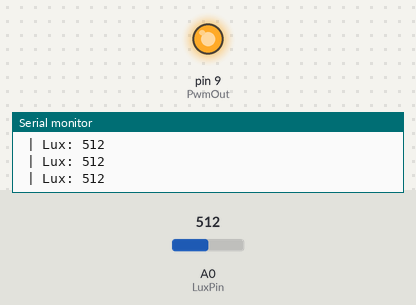
Recording of a sketch running on a simulated Arduino Uno, built with avr-gcc and run on an emulated ATmega328P. Parts: output pins drawn as LEDs (lit = HIGH), the last lines printed to the serial monitor. Inputs (shaded band) come from the test bench; at power-on: A0 (LuxPin) = 512.

Above: at 1.2 s.
1.3 s: A0 (LuxPin) set to 5
3.0 s: A0 (LuxPin) set to 2
At 4.3 s:
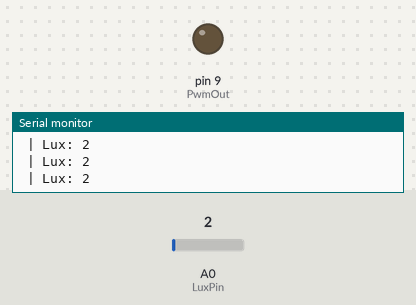
4.7 s: A0 (LuxPin) set to 122
At 5.6 s:
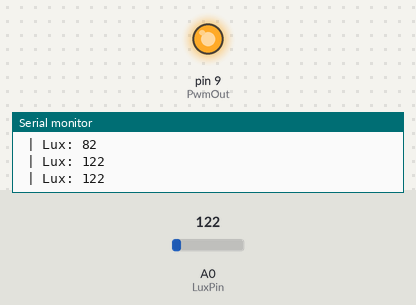
6.3 s: A0 (LuxPin) set to 0
At 7.3 s:
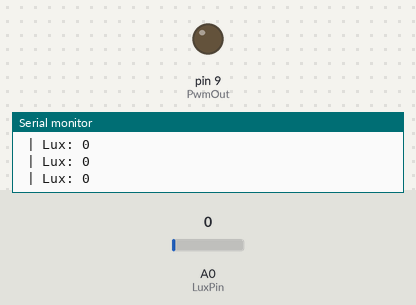
Timing chart, 0 to 9.3 s (numbered marks = the images above; inputs shaded):
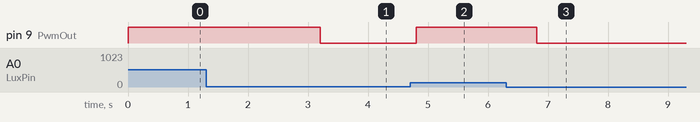

Measured:
- the behaviour switches between 4 and 3 on A0 (LuxPin) (found by bisection; images 0 and 1)
- after the input at 3.0 s, pin 9 (PwmOut): HIGH → LOW after 0.21 s
- after the input at 4.7 s, pin 9 (PwmOut): LOW → HIGH after 0.11 s
- after the input at 6.3 s, pin 9 (PwmOut): HIGH → LOW after 0.51 s

The sketch:

Kitchen_light_control_dimmer.ino
```cpp
#include <EEPROM.h>

// Max brightness at 255, minimum brightness at 0
int PwmOut = 9;          // Output pin to drive the mosfet, reduced to 2.5v max (1K from PWM to Gate, 10K between Gate & Src)
//int RemoteIn = 10;           // Remote control.
//int OverrideBtnSw = 12;  // use 10K resistor
//int LedPin = 13;         // operations status ping
int LuxPin = A0;         // Light sensor to determine if kitchen lights are on, or daylight
//int PotSense = A1;       // A1 to center pin, 5v and gnd to outside pins (0-1023)
//int memLoc = 0;          // EEPROM Memory location we are using to hold our default light level

/*
  PWM)----1K---*-----(Gate)
               |
              10K
               |
               *-----{Source)
*/

//int fadestep = 5;
//int brightness=255;
//int defaultBright = 255;
// long prevMillis = 0;
long interval = 200;
int LuxLevel =0;
//int OverrideBtn = 0;
//float LastPotValue = 0;
int lux = 0;
//int PotVal = 0;
int minLux = 4; //1.71v avg pwm (255 = 14.01v).  Switch off below "5" or 2% ~ 6v
//int lastBright = 0;
const int numReadings = 3;
int readings[numReadings];
int index = 0;
int total = 0;
int avg = 0;

boolean Debug = true;

void setup()
{
  Serial.begin(9600);
  Serial.println("Startup ...");
  pinMode(PwmOut,OUTPUT);
  //pinMode(RemoteIn, INPUT);
  // pinMode(OverrideBtnSw,INPUT_PULLUP);  // LOW = on, HIGH = off
  //pinMode(LedPin,OUTPUT);        // LOW = off, HIGH = on
  // defaultBright = EEPROM.read(memLoc);
  // brightness = defaultBright;

  for (int thisReading = 0; thisReading < numReadings; thisReading++)
     readings[thisReading] = 0;
}

void loop()
{
  //Check status without using delays.  Allows for multiple tasks to occur.
//  unsigned long currMillis = millis();
//  if(currMillis - prevMillis > interval) {
//    prevMillis = currMillis;

  // Check override button state.
 // OverrideBtn=digitalRead(OverrideBtnSw);
  // Enable lights if over-ride button is on.
//  if (OverrideBtn == LOW) {
//    brightness = defaultBright;
//    digitalWrite(LedPin, HIGH);  // Set status ping
//    float ThisPotVal = analogRead(PotSense);
//    if (LastPotValue != ThisPotVal) {
//      LastPotValue = ThisPotVal;
//      PotVal = ThisPotVal/4.0;  // converts from range 1023 to 255
//      brightness = (int) PotVal;   // convert from between 0-1023 to 0 and 255
//      if (OverrideBtn == LOW) {
//        defaultBright = brightness;  // this is how we tune the default brightness level
//        EEPROM.write(memLoc,defaultBright);
//      }
//    }
//  }
//  else {
//    digitalWrite(LedPin, LOW);  // Set status pin
    // bring lux level from 0 to 255 up to 1 to 1024 to reduce noise at the lower data values

    // subtract the last reading:
   total= total - readings[index];
  // read from the sensor:
   readings[index] = analogRead(LuxPin);
  // add the reading to the total:
   total= total + readings[index];
  // advance to the next position in the array:
   index = index + 1;

  // if we're at the end of the array...
   if (index >= numReadings)
     // ...wrap around to the beginning:
    index = 0;

  // calculate the average:
   LuxLevel = total / numReadings;
  // send it to the computer as ASCII digits

    //LuxLevel = analogRead(LuxPin);  // collector light current: 20 lux = 10uA, 100 lux = 50uA 200 lux = 100uA, 400 uA = 800 lux, 500uA = 1000 lux
    // Turn off cupboard lights if kitchen lights are off
    if (LuxLevel < minLux) {  // Lights aren't on, and no override
      //brightness = 0;
      digitalWrite(PwmOut,LOW);  // turn off lights
    }
    else {
      //brightness = defaultBright;
      digitalWrite(PwmOut,HIGH);
    }
//}

  // }

 // analogWrite(PwmOut, brightness);

  if (Debug == true) {
    //Serial.print("Brightness: ");
    //Serial.print(brightness);
    //Serial.print(" | Button: ");
    //Serial.print(OverrideBtn);
    Serial.print(" | Lux: ");
    Serial.print(LuxLevel);
    //Serial.print(" | Pot: ");
    //Serial.print(PotVal);
    Serial.println("");
  }
  delay(interval);
}
```
